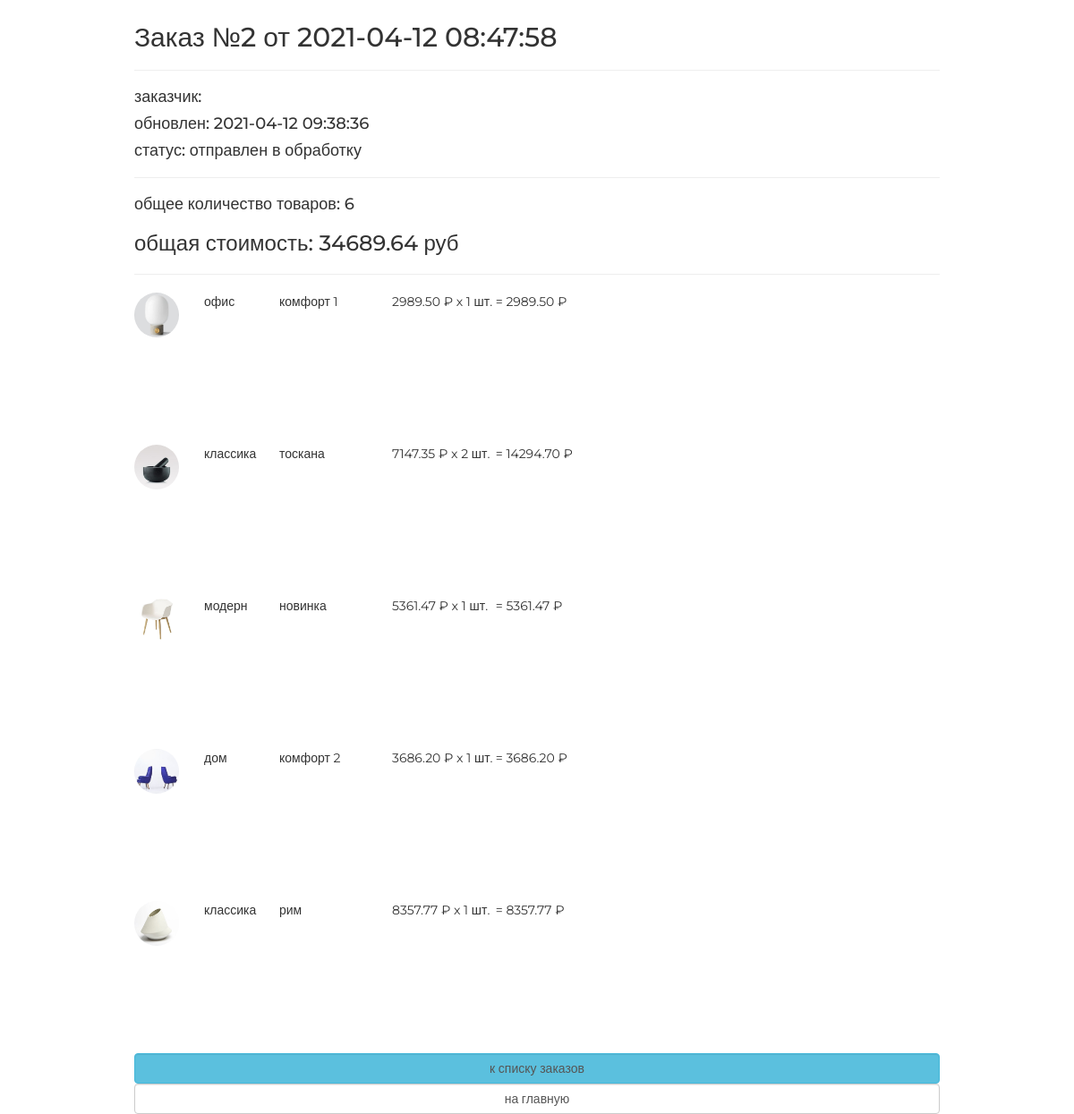
/order/read/2/, run on the app's committed database.
### ordersapp/models.py (models this page shows, shortened)
class Order(models.Model):
    FORMING = 'FM'
    SEND_TO_PROCEED = 'STP'
    PROCEEDED = 'PRD'
    PAID = 'PD'
    READY = 'RDY'
    CANCEL = 'CNC'
    ORDER_STATUSES = (
        (FORMING, 'формируется'),
        (SEND_TO_PROCEED, 'отправлен в обработку'),
        (PROCEEDED, 'обработан'),
        (PAID, 'оплачен'),
        (READY, 'готов к выдаче'),
        (CANCEL, 'отменен'),
    )
    user = models.ForeignKey(settings.AUTH_USER_MODEL, on_delete=models.CASCADE)
    created = models.DateTimeField(auto_now_add=True, verbose_name='создан')
    updated = models.DateTimeField(auto_now=True, verbose_name='изменен')
    status = models.CharField(choices=ORDER_STATUSES, default=FORMING, verbose_name='статус', max_length=3)
    is_active = models.BooleanField(default=True, verbose_name='активен')
    class Meta:
        ordering = ('-created',)
        verbose_name = 'заказ',
        verbose_name_plural = 'заказы'
    def get_total_quantity(self):
        items = self.orderitems.select_related()
        return sum(list(map(lambda x: x.quantity, items)))
    def get_total_cost(self):
        items = self.orderitems.select_related()
        return sum(list(map(lambda x: x.get_product_cost(), items)))

class OrderItem(models.Model):
    order = models.ForeignKey(Order, related_name='orderitems', on_delete=models.CASCADE)
    product = models.ForeignKey(Product, on_delete=models.CASCADE)
    quantity = models.PositiveIntegerField(verbose_name='количество', default=0)
    def get_product_cost(self):
        return self.quantity * self.product.price

### mainapp/models.py (models this page shows, shortened)
class Product(models.Model):
    category = models.ForeignKey(ProductCategory, on_delete=models.CASCADE)
    name = models.CharField(max_length=128, verbose_name='имя')
    image = models.ImageField(upload_to='products_image', blank=True)
    short_desc = models.CharField(max_length=64, verbose_name='краткое описание', blank=True)
    description = models.TextField(blank=True, verbose_name='описание')
    price = models.DecimalField(verbose_name='цена', max_digits=8, decimal_places=2, default=0)
    quantity = models.PositiveSmallIntegerField(verbose_name='количество на складе', default=0)
    is_active = models.BooleanField(verbose_name='активность', default=True)

class ProductCategory(models.Model):
    name = models.CharField(max_length=64, unique=True, verbose_name='имя')
    description = models.TextField(verbose_name='описание', blank=True)
    is_active = models.BooleanField(verbose_name='активность', default=True)

### ordersapp/views.py (the view)
# urls.py: path('read/<int:pk>/', ordersapp.OrderDetailView.as_view(), name='order_read'),
class OrderDetailView(DetailView):
    model = Order

### adminapp/templatetags/my_tags.py (called while the page is built)
def media_for_products(path_to_image):
    if not path_to_image:
        path_to_image = "products_images/default.jpg"
    return f'{settings.MEDIA_URL}{path_to_image}'

### mainapp/context_processors.py (called while the page is built)
def basket(request):
    basket_list = []
    if request.user.is_authenticated:
        basket_list = Basket.objects.filter(user=request.user)
    return {
        'basket': basket_list
    }

### ordersapp/templates/ordersapp/order_detail.html
{% extends "ordersapp/base.html" %}
{% load static %}
{% load my_tags %}
{% block content %}
    {% include 'ordersapp/includes/inc_order_summary.html' %}
    <div class="basket_list">
        {% for item in object.orderitems.select_related %}
            <div class="basket_record">
                <img src="{{ item.product.image|media_for_products }}"
                     alt="{{ item.product.short_desc }}" style="width: 50px;float: left">
                <span class="category_name">
                   {{ item.product.category.name }}
               </span>
                <span class="product_name">{{ item.product.name }}</span>
                <span class="product_price" style="white-space: nowrap">
                   {{ item.product.price }} &#8381; x {{ item.quantity }} шт.
               </span>
                <span class="product_cost">
                    &#160;= {{ item.get_product_cost }} &#8381;
               </span>
            </div>
        {% endfor %}
    </div>
    {% include 'ordersapp/includes/inc_order_actions.html' %}
{% endblock %}

### ordersapp/templates/ordersapp/includes/inc_order_summary.html (shortened to what this page needs)
{% if object %}
    <div class="h2">Заказ №{{ object.pk }} от {{ object.created|date:"Y-m-d H:i:s" }}</div>
    <hr>
    <div class="h4">заказчик: {{ user.last_name }} {{ user.first_name }} </div>
    <div class="h4">обновлен: {{ object.updated|date:"Y-m-d H:i:s" }}</div>
    <div class="h4">статус: {{ object.get_status_display }}</div>
    <hr>
    <div class="h4">
        общее количество товаров: <span class="order_total_quantity">{{ object.get_total_quantity }}</span>
    </div>
    <div class="h3">
        общая стоимость: <span class="order_total_cost">{{ object.get_total_cost }}</span> руб
    </div>
{% endif %}
<hr>

### static/css/style.css (style rules this page uses)
* { margin: 0; padding: 0; }
.order_container img { display: block; float: left; width: 150px; border-radius: 25px; }
body { font-family: 'Montserrat', sans-serif; }
html, body { height: 100%; }
.basket_list span.category_name { margin-left: 2em; width: 5em; position: relative; display: block; float: left; }
.basket_list span.product_name { margin-left: 1em; width: 8em; position: relative; display: block; float: left; }
.basket_list span.product_price { margin-left: 1em; width: 7em; position: relative; display: block; float: left; }
.basket_list span.product_cost { margin-left: 1em; width: 7em; position: relative; display: block; float: left; }
.basket_list .basket_record { position: relative; display: block; height: 170px; float: none; }

### data on the page
Order: pk "2", created "2021-04-12 08:47:58", updated "2021-04-12 09:38:36", status "отправлен в обработку", get_total_quantity "6", get_total_cost "34689.64"
OrderItem: product.image|media_for_products (picture), product.category.name "офис", product.name "комфорт 1", product.price "2989.50", quantity "1", get_product_cost "2989.50"
OrderItem: product.image|media_for_products (picture), product.category.name "классика", product.name "тоскана", product.price "7147.35", quantity "2", get_product_cost "14294.70"
OrderItem: product.image|media_for_products (picture), product.category.name "модерн", product.name "новинка", product.price "5361.47", quantity "1", get_product_cost "5361.47"
OrderItem: product.image|media_for_products (picture), product.category.name "дом", product.name "комфорт 2", product.price "3686.20", quantity "1", get_product_cost "3686.20"
OrderItem: product.image|media_for_products (picture), product.category.name "классика", product.name "рим", product.price "8357.77", quantity "1", get_product_cost "8357.77"
